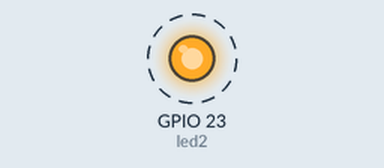
This sketch was run on a simulated ESP32. On the bench: output pins drawn as LEDs (lit = HIGH). Dashed ring = blinking. What the sketch prints to the serial monitor is not drawn.

Above: at 0.5 s.
Timing chart, 0 to 4.6 s (numbered marks = the images above):
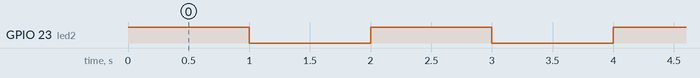

The sketch:

blinkled_using_transistor.ino
```cpp
const int led2 = 23;


void setup() {
pinMode(led2,OUTPUT);
Serial.begin(9600);
}

void loop() {


digitalWrite(led2,HIGH);
Serial.println("led are ON");
delay(1000);

digitalWrite(led2,LOW);
Serial.println("led are OFF");
delay(1000);
}
```

Measured:
- by itself, GPIO 23 (led2): alternates HIGH for 1.0 s and LOW for 1.0 s
